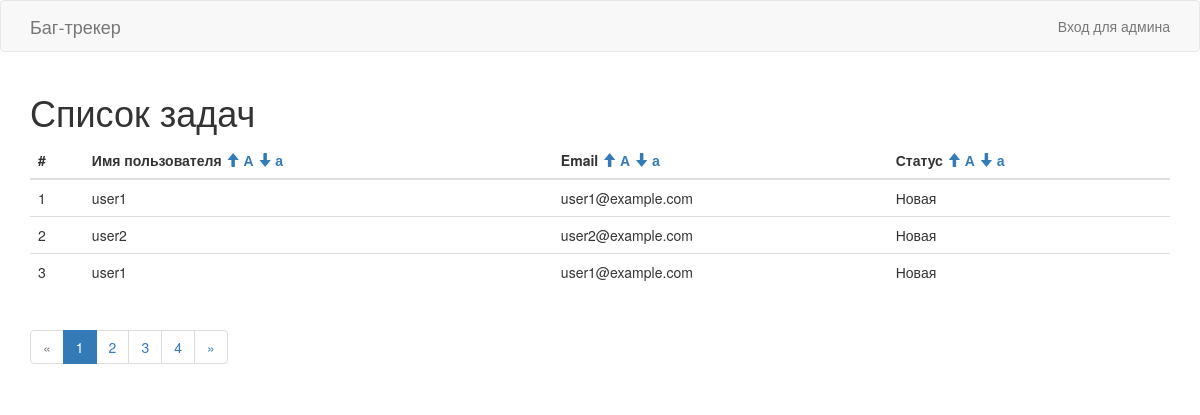
/, run on an earlier commit of the app's database.
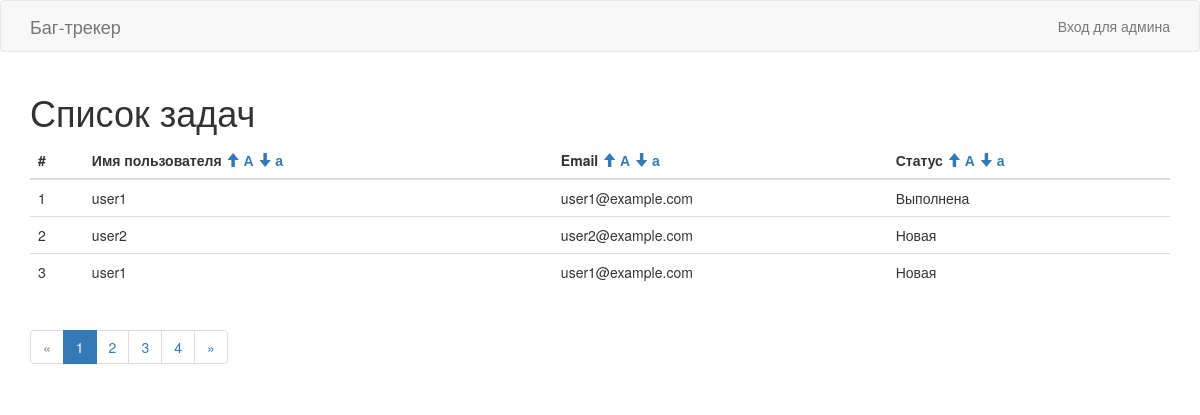
And on a later commit of the database.
### tables this page shows
CREATE TABLE tasks (
  id INT UNSIGNED NOT NULL AUTO_INCREMENT PRIMARY KEY,
  username VARCHAR(50) NOT NULL,
  email VARCHAR(255) NOT NULL,
  task TEXT NOT NULL,
  image VARCHAR(255),
  status ENUM('finished', 'new') NOT NULL DEFAULT 'new'
) DEFAULT;

### src/Controller/AbstractController.php (called while the page is built, shortened)
<?php
abstract class AbstractController
{
    protected function render($templateName, $params = [])
    {
        \extract($params);
        include dirname(dirname(__FILE__)). DIRECTORY_SEPARATOR . 'views' . DIRECTORY_SEPARATOR . $templateName;
        $content = \ob_get_clean();
        include dirname(dirname(__FILE__)). DIRECTORY_SEPARATOR . 'views/layouts/main.php';
    }
}

### src/Controller/TasksController.php (called while the page is built, shortened)
<?php
class TasksController extends AbstractController
{
    public function indexAction()
    {
        $title = 'Список задач';
        $page = isset($_GET['page']) ? $_GET['page'] : 1;
        $sort = isset($_GET['sort']) ? $_GET['sort'] : null;
        $taskMapper = Application::getInstance()->task_mapper;
        $totalTasksCount = $taskMapper->getTotalItemsCount();
        $pager = Application::getInstance()->pager_tasks_list;
        $pager->setCurrentPage($page);
        $pager->setTotalCount($totalTasksCount);
        $tasks = $taskMapper->findAllByLimitWithSort($sort, $pager->getPerPage(), $pager->getOffset());
        $this->render('tasks/index.php', [
            'title' => $title,
            'tasks' => $tasks,
            'pager' => $pager,
        ]);
    }
}

### src/Application.php (called while the page is built, shortened)
<?php
class Application
{
    private static $instance;
	private $container;
	private $config;
	public function __construct($config = [])
    {
        $this->config = $config;
    }
    public function run()
    {
        $actionName = $this->router->getAction();
        $controller = new $controllerName();
        if (empty($actionName)) {
            $actionName = $controller->getDefaultAction();
        }
        $controller->{$actionName}();
    }
    public static function getInstance($config = [])
    {
        if (empty(self::$instance)) {
            self::$instance = new self($config);
        }
        return self::$instance;
    }
    private function bootstrap()
    {
        $this->container = new Container();
    }
    private function loadComponents()
    {
        $components = $this->mergeUserComponents();
        foreach ($components as $name => $config) {
            $this->container->{$name} = $this->container->asShared(function ($c) use ($config) {
                $className = $config['class'];
                $props = isset($config['props']) ? $config['props'] : [];
                $dependencies = isset($config['depends']) ? $config['depends'] : [];
                return new $className($props, $dependencies);
            });
        }
    }
    private function mergeUserComponents()
    {
        $userComponents = isset($this->config['components']) ? $this->config['components'] : [];
        $coreComponents = $this->getCoreComponentsList();
        $finalSet = $coreComponents;
        foreach ($userComponents as $name => $componentConfig) {
            if (!isset($finalSet[$name])) {
                $finalSet[$name] = $componentConfig;
                continue;
            }
        }
        return $finalSet;
    }
    private function getCoreComponentsList()
    {
        return [
            'router' => ['class' => \App\Components\Router::class],
        ];
    }
	public function __get($serviceName)
    {
        return $this->container->{$serviceName};
    }
}

### index.php (called while the page is built, shortened)
<?php
spl_autoload_register(function ($class) {
    $srcDir = ROOT_DIR . DIRECTORY_SEPARATOR . 'src';
    $namespaceParts = explode('\\', $class);
});
$config = require ROOT_DIR . DIRECTORY_SEPARATOR . 'config/main.php';
$app = App\Application::getInstance($config);
$app->run();

### src/Helper/Html.php (called while the page is built, shortened)
<?php
class Html
{
    public static function currentUri()
    {
        return parse_url($_SERVER['REQUEST_URI'], PHP_URL_PATH);
    }
    public static function currentUriWithQuery($params = [])
    {
        $uri = self::currentUri();
        $queryString = http_build_query($params);
        return $uri.'?'.$queryString;
    }
}

### src/DI/Container.php (called while the page is built, shortened)
<?php
class Container
{
	protected $values = [];
    public function __set($id, $value)
	{
		$this->values[$id] = $value;
	}
    public function __get($id)
	{
		return is_callable($this->values[$id])
            ? $this->values[$id]($this)
            : $this->values[$id];
	}
    public function asShared($callable)
	{
		return function ($c) use ($callable)
		{
			static $object;
			if (empty($object)) {
				$object = $callable($c);
			}
			return $object;
		};
	}
}

### src/Helper/Pager.php (called while the page is built, shortened)
<?php
class Pager extends AbstractComponent
{
    protected $perPage = 5;
    protected $linksOnPage = 5;
    protected $currentPage;
    protected $totalCount;
    public function getCurrentPage()
    {
        return $this->currentPage;
    }
    public function setCurrentPage($currentPage)
    {
        $this->currentPage = $currentPage;
    }
    public function getPerPage()
    {
        return $this->perPage;
    }
    public function getLinksOnPage()
    {
        return $this->linksOnPage;
    }
    public function setTotalCount($totalCount)
    {
        $this->totalCount = $totalCount;
    }
    public function getTotalPages()
    {
        return intval(ceil($this->totalCount/$this->perPage));
    }
    public function getOffset()
    {
        return ($this->currentPage - 1) * $this->perPage;
    }
    public function getFirstPage()
    {
        if ($this->getCurrentPage() <= $this->getLinksOnPage()) {
            return 1;
        }
        return intval(floor($this->getCurrentPage()/$this->getLinksOnPage()))
            * $this->getLinksOnPage() + 1;
    }
    public function isPreviousActive()
    {
        return $this->currentPage > 1;
    }
    public function isNextActive()
    {
        return $this->currentPage < $this->getTotalPages();
    }
    public function getNextPage()
    {
        return $this->getCurrentPage() + 1;
    }
    public function hasPagination()
    {
        return $this->getTotalPages() > 1;
    }
}

### src/Mapper/TaskMapper.php (called while the page is built, shortened)
<?php
class TaskMapper extends AbstractMapper
{
    public function findAllByLimit($limit = 0, $offset = 0)
    {
        $sql = "SELECT id, username, email, task, status, image
                FROM tasks LIMIT :limit OFFSET :offset";
        $stmt = $this->db->getConn()->prepare($sql);
        $stmt->bindValue(':limit', $limit, \PDO::PARAM_INT);
        $stmt->bindValue(':offset', $offset, \PDO::PARAM_INT);
        $stmt->execute();
        $stmt->setFetchMode(\PDO::FETCH_CLASS, 'App\Entity\Task');
        return $stmt->fetchAll();
    }
    public function findAllByLimitWithSort($sort, $limit = 0, $offset = 0)
    {
        if ($this->wrongSortCondition($sort)) {
            return $this->findAllByLimit($limit, $offset);
        }
        $orderByClause = $this->buildOrderByClause($sort);
        $sql = "SELECT id, username, email, task, status, image
                FROM tasks {$orderByClause} LIMIT :limit OFFSET :offset";
        $stmt = $this->db->getConn()->prepare($sql);
        $stmt->bindValue(':limit', $limit, \PDO::PARAM_INT);
        $stmt->bindValue(':offset', $offset, \PDO::PARAM_INT);
        $stmt->execute();
        $stmt->setFetchMode(\PDO::FETCH_CLASS, 'App\Entity\Task');
        return $stmt->fetchAll();
    }
    public function getTotalItemsCount()
    {
        $sql = "SELECT COUNT(id) FROM tasks";
        $stmt = $this->db->getConn()->prepare($sql);
        $stmt->execute();
        return $stmt->fetchColumn();
    }
    private function wrongSortCondition($sort)
    {
        if (!is_string($sort)) {
            return true;
        }
    }
}

### src/Components/Connection.php (called while the page is built, shortened)
<?php
class Connection extends AbstractComponent
{
    private $conn;
    protected $platform = 'mysql';
    protected $host = '127.0.0.1';
    protected $port = 3306;
    protected $charset = 'utf8';
    protected $user;
    protected $pass;
    protected $dbname;
    public function open()
    {
        if ($this->platform === 'mysql') {
            $this->conn = new \PDO(
                "{$this->platform}:host={$this->host};"
                ."port={$this->port};charset={$this->charset};dbname={$this->dbname}",
                $this->user,
                $this->pass
            );
        } else {
            throw new \Exception("Unknown platform, mayby not implemented yet");
        }
    }
    public function getConn()
    {
        return $this->conn;
    }
}

### src/Entity/Task.php (called while the page is built, shortened)
<?php
class Task
{
    private $username;
    private $email;
    private $status;
    public function getUsername()
    {
        return $this->username;
    }
    public function getEmail()
    {
        return $this->email;
    }
    public function getStatusLabel()
    {
        $labels = $this->getStatusLabels();
        return isset($labels[$this->status]) ? $labels[$this->status] : null;
    }
    private function getStatusLabels()
    {
        return [
            self::STATUS_NEW => 'Новая',
            self::STATUS_FINISHED => 'Выполнена',
        ];
    }
}

### src/views/tasks/index.php (the view, shortened to what this page needs)
<div class="container content">
    <h1>Список задач</h1>
    <?php if (!empty($tasks)): ?>
        <table class="table">
            <thead>
                <tr>
                    <th>#</th>
                    <th>
                        Имя пользователя
                        <a href="<?= Html::currentUriWithQuery(['sort' => 'username_asc']) ?>">
                            <span class="glyphicon glyphicon-arrow-up"></span> А
                        </a>
                        <a href="<?= Html::currentUriWithQuery(['sort' => 'username_desc']) ?>">
                            <span class="glyphicon glyphicon-arrow-down"></span> а
                        </a>
                    </th>
                    <th>
                        Email
                        <a href="<?= Html::currentUriWithQuery(['sort' => 'email_asc']) ?>">
                            <span class="glyphicon glyphicon-arrow-up"></span> А
                        </a>
                        <a href="<?= Html::currentUriWithQuery(['sort' => 'email_desc']) ?>">
                            <span class="glyphicon glyphicon-arrow-down"></span> а
                        </a>
                    </th>
                    <th>
                        Статус
                        <a href="<?= Html::currentUriWithQuery(['sort' => 'status_asc']) ?>">
                            <span class="glyphicon glyphicon-arrow-up"></span> А
                        </a>
                        <a href="<?= Html::currentUriWithQuery(['sort' => 'status_desc']) ?>">
                            <span class="glyphicon glyphicon-arrow-down"></span> а
                        </a>
                    </th>
                </tr>
            </thead>
            <tbody>
                <?php foreach ($tasks as $index => $task): ?>
                    <tr>
                        <td><?= ($pager->getOffset() + $index + 1) ?></td>
                        <td><?= htmlspecialchars($task->getUsername()) ?></td>
                        <td><?= htmlspecialchars($task->getEmail()) ?></td>
                        <td><?= htmlspecialchars($task->getStatusLabel()) ?></td>
                    </tr>
                <?php endforeach ?>
            </tbody>
        </table>
    <?php endif ?>
    <?php if ($pager->hasPagination()): ?>
        <?php include dirname(dirname(__FILE__)).DIRECTORY_SEPARATOR.'pager.php'; ?>
    <?php endif ?>
</div>

### src/views/pager.php (shortened to what this page needs)
<nav aria-label="Page navigation">
    <ul class="pagination">
        <?php if (!$pager->isPreviousActive()): ?>
            <li class="disabled">
                <span aria-hidden="true">&laquo;</span>
            </li>
        <?php endif ?>
        <?php for ($i = $pager->getFirstPage(); $i <= $pager->getTotalPages(); $i++): ?>
            <?php if ($pager->getCurrentPage() == $i): ?>
                <li class="active">
                    <span><?= $i ?></span>
                </li>
            <?php else: ?>
                <li><a href="<?= Html::currentUriWithQuery([
                        'page' => $i,
                        'sort' => isset($_GET['sort']) ? $_GET['sort'] : null,
                    ]) ?>"><?= $i ?></a></li>
            <?php endif ?>
        <?php endfor ?>
        <?php if (!$pager->isNextActive()): ?>
            <li class="disabled">
                <span aria-hidden="true">&raquo;</span>
            </li>
        <?php else: ?>
            <li>
                <a href="<?= Html::currentUriWithQuery([
                    'page' => $pager->getNextPage(),
                    'sort' => isset($_GET['sort']) ? $_GET['sort'] : null,
                ]) ?>"
                   aria-label="Next">
                    <span aria-hidden="true">&raquo;</span>
                </a>
            </li>
        <?php endif ?>
    </ul>
</nav>

### src/views/layouts/main.php (shortened to what this page needs)
<!doctype html>
<html lang="ru">
<head>
    <link rel="stylesheet" href="/css/bootstrap.min.css">
</head>
<body>
    <nav class="navbar navbar-default">
        <div class="container">
            <div class="navbar-header">
                <a class="navbar-brand" href="/">Баг-трекер</a>
            </div>
            <ul class="nav navbar-nav navbar-right">
                <li><a href="/login">Вход для админа</a></li>
            </ul>
        </div>
    </nav>
    <?= $content ?>
</body>
</html>

What changed in the data, as far as the page shows it:
changed tasks: status "Новая" → "Выполнена"
